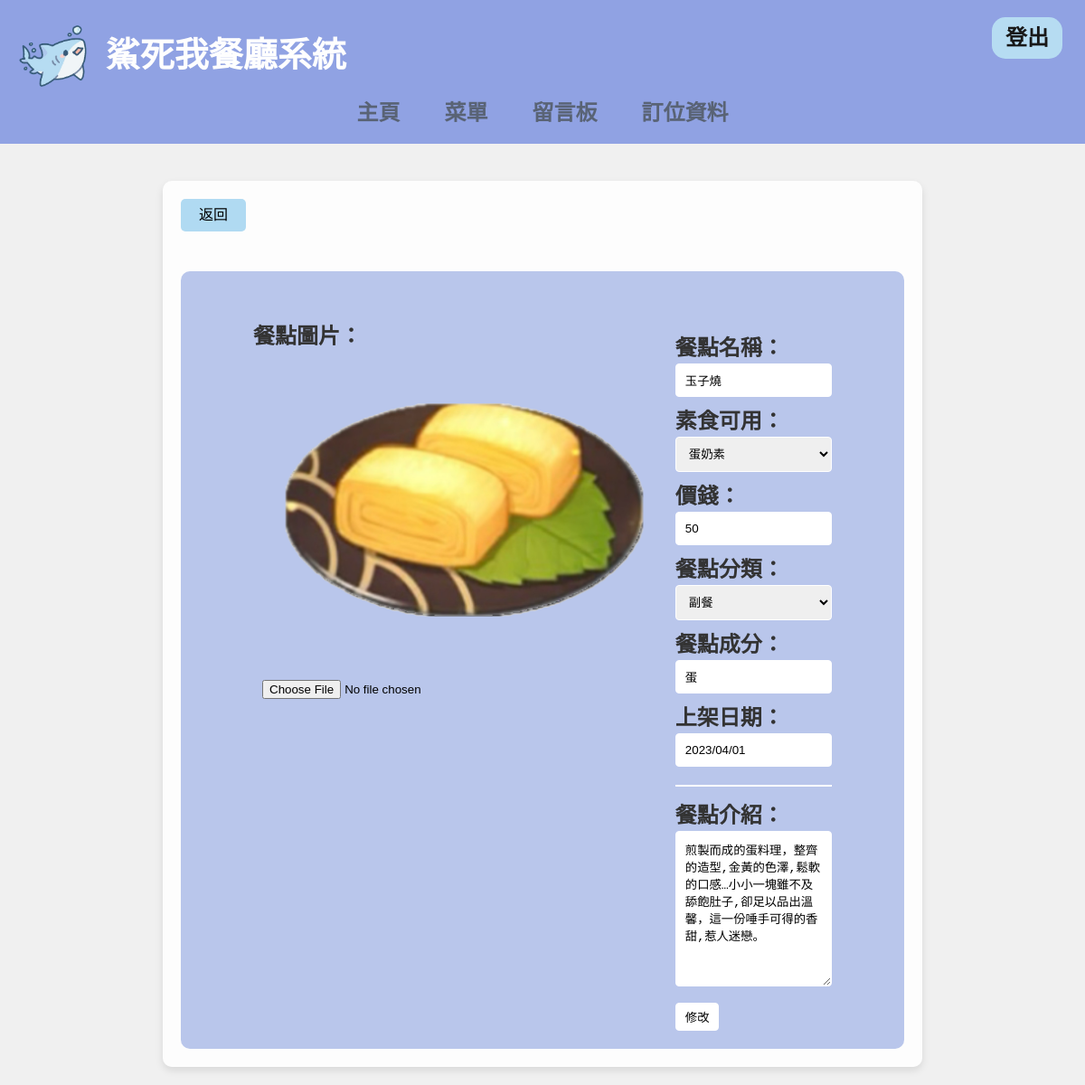
/menu/39 (signed in), run on an earlier commit of the app's database.
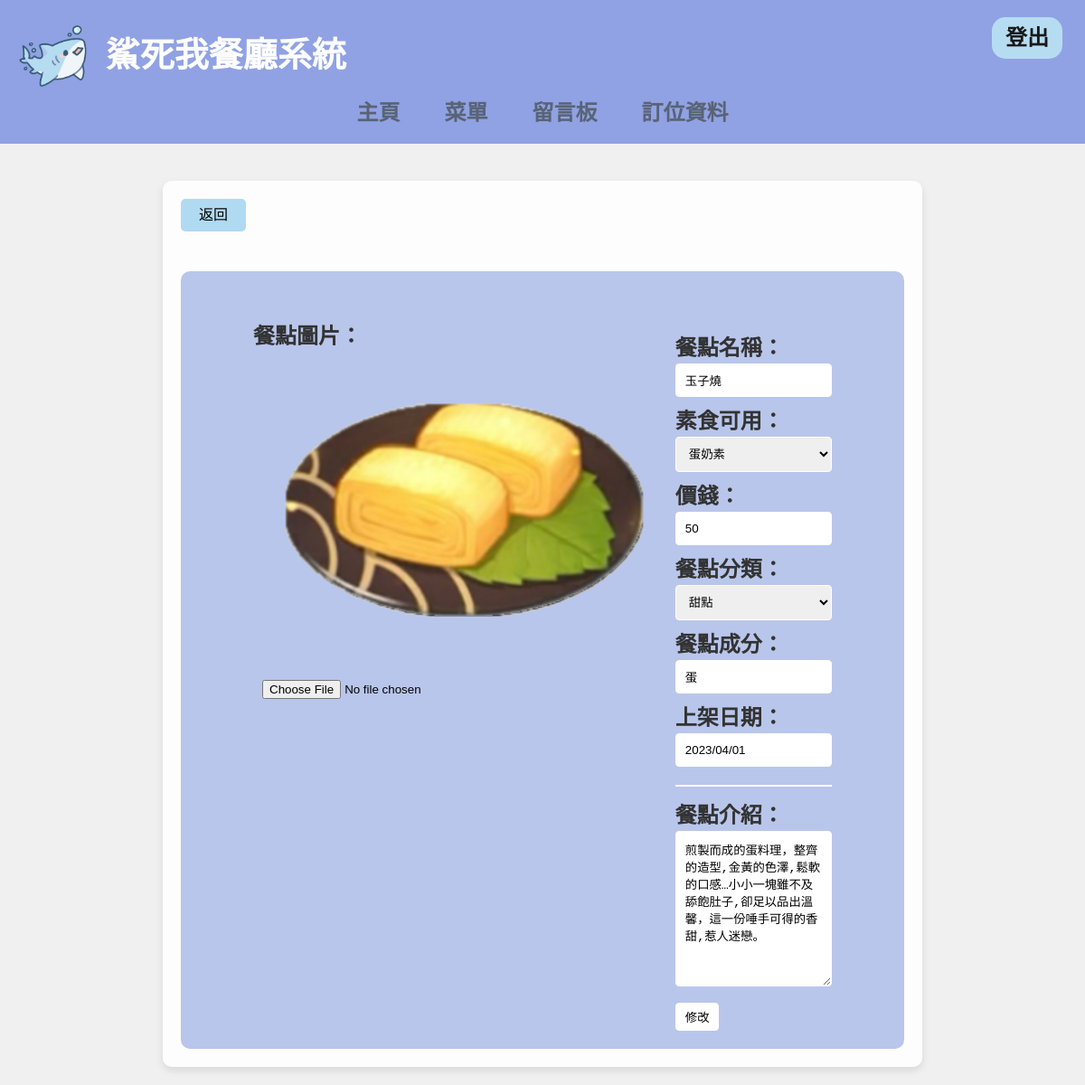
And on a later commit of the database.
### customer/models.py (models this page shows)
class Menu(models.Model):
    name=models.CharField(max_length=100)
    price=models.IntegerField()
    introduce=models.TextField(max_length=500)
    allergy=models.CharField(null=True, max_length=100)
    image = models.ImageField(upload_to='image/', blank=False, null=False)
    listingDate=models.DateField(default=timezone.now())
    isVegetarian=models.ForeignKey(Vegetarian, on_delete=models.CASCADE)
    isSale=models.BooleanField(default=True)
    classification=models.ForeignKey(Classification, on_delete=models.CASCADE)

### customer/views.py (the view)
# urls.py: path('menu/<int:menu_id>', menuById, name='menu'), #單一菜單
def menuById(request, menu_id):
    if Menu.objects.filter(id=menu_id).exists():
        menu=Menu.objects.get(id=menu_id)
        if request.user.is_superuser:
            form=MenuForm(instance=menu)
            if request.method=='POST':
                form=MenuForm(request.POST, request.FILES, instance=menu)
                if form.is_valid():
                    form.save()
                    msg="修改完成"
            return render(request, 'menuModify.html', locals())
        recommendation=Menu.objects.filter(listingDate__lte=timezone.now(),isSale=True).exclude(id=menu_id).order_by('?')
        recommendation=recommendation[:min(len(recommendation), 4)]
        return render(request,'menu.html',locals())
    return redirect('/')

### customer/forms.py
class MenuForm(forms.ModelForm):
    class Meta:
        model = Menu
        fields = ['name', 'price', 'introduce', 'allergy', 'image', 'listingDate',
                   'isVegetarian', 'classification']
        widgets = {
            'image' : forms.FileInput(attrs={'class': 'form-control-file'}),
            'listingDate':forms.DateInput()
        }
        labels = {
            'name':'餐點名稱',
            'price':'價錢',
            'introduce':'餐點介紹',
            'allergy':'餐點成分',
            'image':'餐點圖片',
            'listingDate':'上架日期',
            'isVegetarian':'素食可用',
            'classification':'餐點分類'
        }

### customer/models.py (called while the page is built)
    def __str__(self):
        return self.name

    def __str__(self):
        return self.name

### template/html/menuModify.html (shortened to what this page needs)
<!DOCTYPE html>
<html lang="en">
  <head>
  </head>
  <body>
    {% include 'header.html' %}
    <div class="acard1">
      <a class="btnBack1" href="/menuAll/">返回</a>
      <form action="/menu/{{ menu.id }}" enctype="multipart/form-data" method="post">
        <div class="things1">
          <div class="form-group">
            {{ form.image.label_tag }}
            <img src="{{ menu.image.url }}" alt="{{ m.name }}" style="height: 350px;">
            {{ form.image }}
          </div>
          <div class="menu-text">
            <div class="form-group">
              {{ form.name.label_tag }}
              {{ form.name }}
            </div>
            <div class="form-group">
              {{ form.isVegetarian.label_tag }}
              {{ form.isVegetarian }}
            </div>
            <div class="form-group">
              {{ form.price.label_tag }}
              {{ form.price }}
            </div>
            <div class="form-group">
              {{ form.classification.label_tag }}
              {{ form.classification }}
            </div>
            <div class="form-group">
              {{ form.allergy.label_tag }}
              {{ form.allergy }}
            </div>
            <div class="form-group">
              {{ form.listingDate.label_tag }}
              {{ form.listingDate }}
            </div>
            <hr>
            <div class="form-group">
              {{ form.introduce.label_tag }}
              {{ form.introduce }}
            </div>
            <input type="submit" value="修改" class="btn">
          </div>
      </form>
      </div>
  </body>
</html>

What changed in the data, as far as the page shows it:
changed Menu "玉子燒": classification "副餐" → "甜點"
